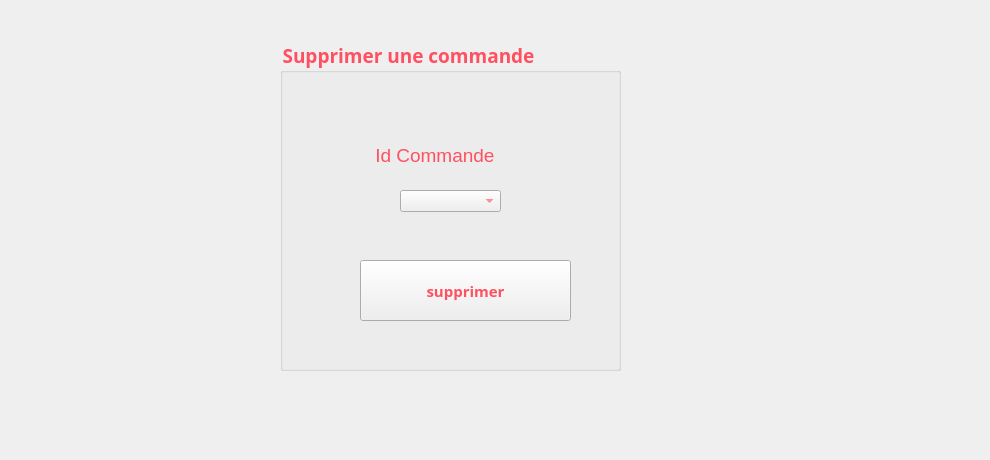
        <widget class="QWidget" name="tab_11">
         <attribute name="title">
          <string>Supprimer</string>
         </attribute>
         <widget class="QGroupBox" name="groupBox_6">
          <property name="geometry">
           <rect>
            <x>280</x>
            <y>40</y>
            <width>341</width>
            <height>331</height>
           </rect>
          </property>
          <property name="font">
           <font>
            <family>Lucida Calligraphy</family>
            <pointsize>14</pointsize>
            <weight>75</weight>
            <bold>true</bold>
           </font>
          </property>
          <property name="layoutDirection">
           <enum>Qt::LeftToRight</enum>
          </property>
          <property name="styleSheet">
           <string notr="true">color: rgb(255, 80, 97);

</string>
          </property>
          <property name="title">
           <string>Supprimer une commande</string>
          </property>
          <widget class="QPushButton" name="pushButton_6">
           <property name="geometry">
            <rect>
             <x>80</x>
             <y>220</y>
             <width>211</width>
             <height>61</height>
            </rect>
           </property>
           <property name="font">
            <font>
             <family>Lucida Calligraphy</family>
             <pointsize>11</pointsize>
             <weight>75</weight>
             <bold>true</bold>
            </font>
           </property>
           <property name="styleSheet">
            <string notr="true">color: rgb(255, 80, 97);
background-image:rgb(255, 170, 255)</string>
           </property>
           <property name="text">
            <string>supprimer</string>
           </property>
           <property name="icon">
            <iconset>
             <normaloff>../../../../Downloads/poubelle.png</normaloff>../../../../Downloads/poubelle.png</iconset>
           </property>
           <property name="iconSize">
            <size>
             <width>150</width>
             <height>150</height>
            </size>
           </property>
          </widget>
          <widget class="QLabel" name="label_45">
           <property name="geometry">
            <rect>
             <x>90</x>
             <y>100</y>
             <width>171</width>
             <height>31</height>
            </rect>
           </property>
           <property name="font">
            <font>
             <family>MS Shell Dlg 2</family>
             <pointsize>14</pointsize>
             <weight>50</weight>
             <italic>false</italic>
             <bold>false</bold>
            </font>
           </property>
           <property name="styleSheet">
            <string notr="true">font: 14pt &quot;MS Shell Dlg 2&quot;;</string>
           </property>
           <property name="text">
            <string> Id Commande</string>
           </property>
          </widget>
          <widget class="QLabel" name="label_30">
           <property name="geometry">
            <rect>
             <x>80</x>
             <y>220</y>
             <width>61</width>
             <height>61</height>
            </rect>
           </property>
           <property name="styleSheet">
            <string notr="true">background-image:url(:/poubelle.png)</string>
           </property>
           <property name="text">
            <string/>
           </property>
          </widget>
          <widget class="QComboBox" name="comboCommande_2">
           <property name="geometry">
            <rect>
             <x>120</x>
             <y>150</y>
             <width>101</width>
             <height>22</height>
            </rect>
           </property>
          </widget>
         </widget>
         <widget class="QLabel" name="label_17">
          <property name="geometry">
           <rect>
            <x>-50</x>
            <y>-10</y>
            <width>981</width>
            <height>451</height>
           </rect>
          </property>
          <property name="styleSheet">
           <string notr="true">background-image:url(:/Alinka-Shemeluyk_Sweets_YkxmSWdYdw.jpg)</string>
          </property>
          <property name="text">
           <string/>
          </property>
         </widget>
         <zorder>label_17</zorder>
         <zorder>groupBox_6</zorder>
        </widget>
